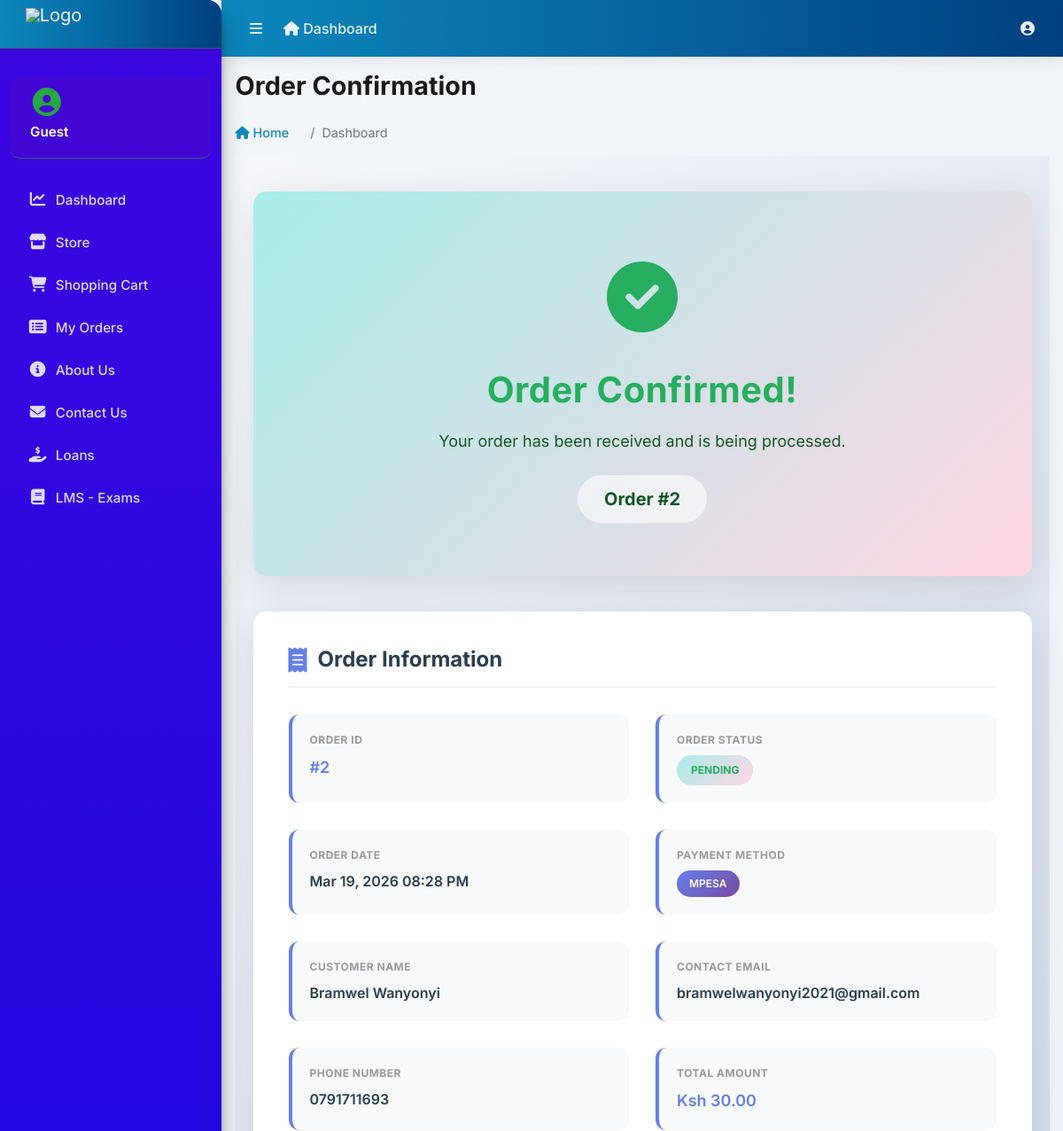
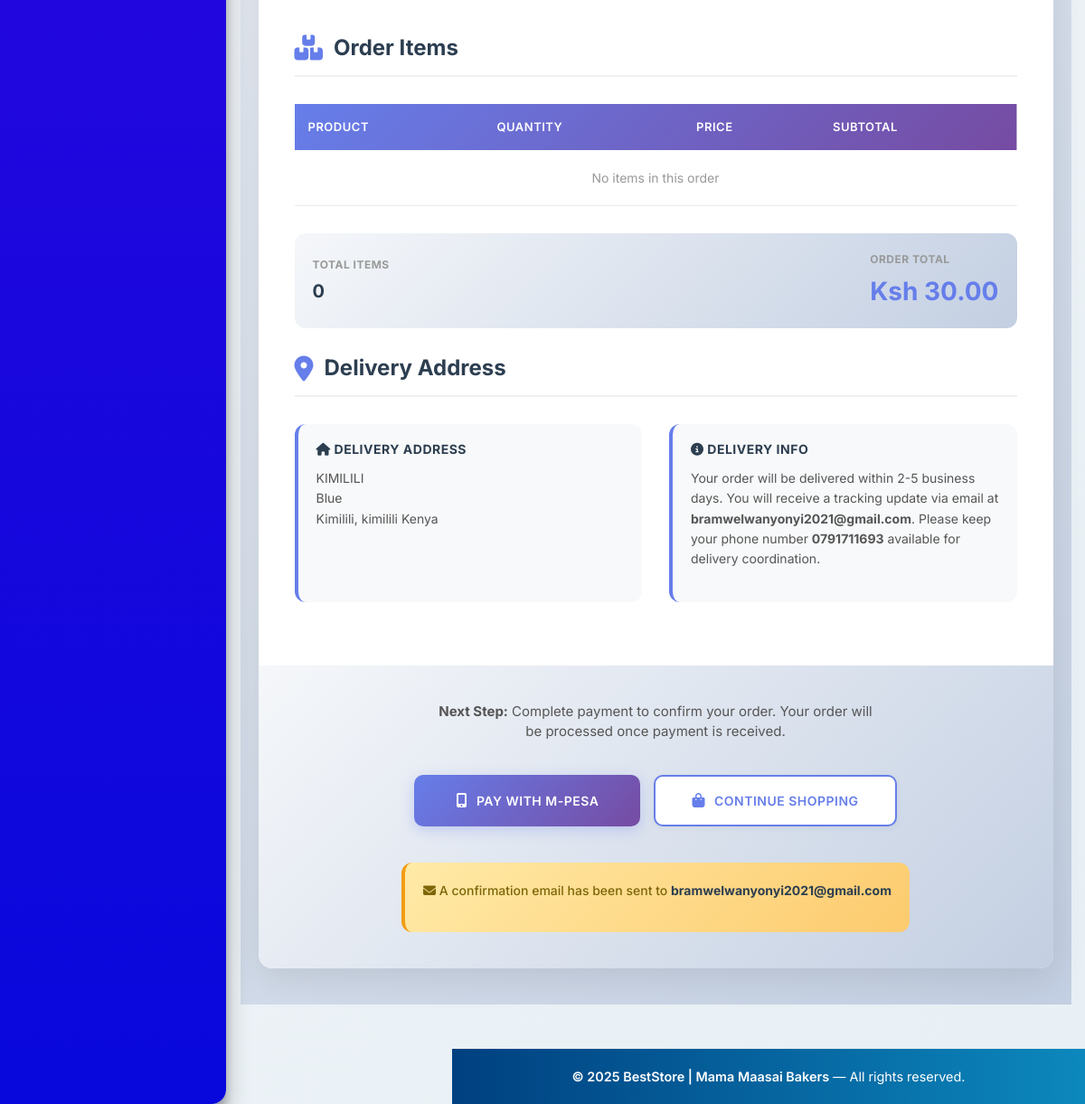
The page /orders/confirmation/2/ on the database its author committed (2 pictures, top to bottom).
### orders/models.py (models this page shows, shortened)
class Order(models.Model):
    STATUS_CHOICES = [
        ('pending', 'Pending'),
        ('processing', 'Processing'),
        ('shipped', 'Shipped'),
        ('delivered', 'Delivered'),
        ('cancelled', 'Cancelled'),
        ('completed', 'Completed'),
    ]
    PAYMENT_CHOICES = [
        ('mpesa', 'M-Pesa'),
        ('card', 'Card'),
        ('bank', 'Bank Transfer'),
        ('cash', 'Cash on Delivery'),
    ]
    user = models.ForeignKey(settings.AUTH_USER_MODEL, on_delete=models.SET_NULL, null=True, blank=True, related_name='orders')
    first_name = models.CharField(max_length=50)
    last_name = models.CharField(max_length=50)
    email = models.EmailField()
    phone = models.CharField(max_length=20)
    address_line_1 = models.CharField(max_length=100)
    address_line_2 = models.CharField(max_length=100, blank=True)
    city = models.CharField(max_length=50)
    state = models.CharField(max_length=50)
    country = models.CharField(max_length=50)
    total_amount = models.DecimalField(max_digits=10, decimal_places=2, default=0)  # Correct field for total amount
    payment_method = models.CharField(max_length=20, choices=PAYMENT_CHOICES, default='mpesa')
    status = models.CharField(max_length=20, choices=STATUS_CHOICES, default='pending')
    order_note = models.TextField(blank=True)
    created_at = models.DateTimeField(auto_now_add=True)
    updated_at = models.DateTimeField(auto_now=True)
    class Meta:
        ordering = ['-created_at']

### orders/views.py (the view)
# urls.py: path('confirmation/<int:order_id>/', views.order_confirmation, name='order_confirmation'),
def order_confirmation(request, order_id):
    order = get_object_or_404(Order, id=order_id)
    context = {
        'order': order,
    }
    return render(request, 'orders/confirmation.html', context)

### carts/context_processors.py (called while the page is built)
def counter(request):
    cart_count = 0
    if 'admin' in request.path:
        return {}
    else:
        try:
            cart = Cart.objects.filter(cart_id=_cart_id(request))
            if request.user.is_authenticated:
                cart_items = CartItem.objects.all().filter(user=request.user)
            else:
                cart_items = CartItem.objects.all().filter(cart=cart[:1])
            for cart_item in cart_items:
                cart_count += cart_item.quantity
        except Cart.DoesNotExist:
            cart_count = 0
    return dict(cart_count=cart_count)

### carts/views.py (called while the page is built)
def _cart_id(request):
    cart = request.session.session_key
    if not cart:
        cart = request.session.create()
    return cart

### category/context_processors.py (called while the page is built)
def menu_links(request):
    links = Category.objects.all()
    return dict(links=links)

### templates/orders/confirmation.html (shortened to what this page needs)
{% extends 'base.html' %}
{% block page_title %}Order Confirmation{% endblock %}
{% load static %}
{% block content %}
<div class="confirmation-wrapper">
    <div class="confirmation-container">
        <div class="success-banner">
            <div class="success-icon">
                <i class="fas fa-check-circle"></i>
            </div>
            <h1>Order Confirmed!</h1>
            <p>Your order has been received and is being processed.</p>
            <div class="order-number-badge">Order #{{ order.id }}</div>
        </div>
        <div class="confirmation-content">
            <div class="order-details-section">
                <h2 class="section-title">
                    <i class="fas fa-receipt"></i>
                    Order Information
                </h2>
                <div class="details-grid">
                    <div class="detail-item">
                        <div class="detail-label">Order ID</div>
                        <div class="detail-value highlight">#{{ order.id }}</div>
                    </div>
                    <div class="detail-item">
                        <div class="detail-label">Order Status</div>
                        <div class="detail-value"><span class="status-badge">{{ order.status|capfirst }}</span></div>
                    </div>
                    <div class="detail-item">
                        <div class="detail-label">Order Date</div>
                        <div class="detail-value">{{ order.created_at|date:"M d, Y h:i A" }}</div>
                    </div>
                    <div class="detail-item">
                        <div class="detail-label">Payment Method</div>
                        <div class="detail-value"><span class="payment-method-badge">{{ order.payment_method|capfirst }}</span></div>
                    </div>
                    <div class="detail-item">
                        <div class="detail-label">Customer Name</div>
                        <div class="detail-value">{{ order.first_name }} {{ order.last_name }}</div>
                    </div>
                    <div class="detail-item">
                        <div class="detail-label">Contact Email</div>
                        <div class="detail-value">{{ order.email }}</div>
                    </div>
                    <div class="detail-item">
                        <div class="detail-label">Phone Number</div>
                        <div class="detail-value">{{ order.phone }}</div>
                    </div>
                    <div class="detail-item">
                        <div class="detail-label">Total Amount</div>
                        <div class="detail-value highlight">Ksh {{ order.total_amount|floatformat:2 }}</div>
                    </div>
                </div>
                <h2 class="section-title" style="margin-top: 40px;">
                    <i class="fas fa-boxes"></i>
                    Order Items
                </h2>
                <table class="order-items-table">
                    <thead>
                        <tr>
                            <th>Product</th>
                            <th>Quantity</th>
                            <th>Price</th>
                            <th>Subtotal</th>
                        </tr>
                    </thead>
                    <tbody>
                        {% for item in order.order_products.all %}
                            <tr>
                                <td>
                                    <div class="item-product">
                                        <img src="{{ item.product.image.url }}" alt="{{ item.product.product_name }}" class="item-image">
                                        <span class="item-name">{{ item.product.product_name }}</span>
                                    </div>
                                </td>
                                <td>{{ item.quantity }}</td>
                                <td>Ksh {{ item.product.price|floatformat:2 }}</td>
                                <td><strong>Ksh {{ item.get_cost|floatformat:2 }}</strong></td>
                            </tr>
                        {% empty %}
                            <tr>
                                <td colspan="4" style="text-align: center; padding: 20px; color: #999;">No items in this order</td>
                            </tr>
                        {% endfor %}
                    </tbody>
                </table>
                <div class="order-summary">
                    <div class="summary-left">
                        <div class="summary-item">
                            <span class="summary-item-label">Total Items</span>
                            <span class="summary-item-value">{{ order.order_products.count }}</span>
                        </div>
                    </div>
                    <div class="summary-item">
                        <span class="summary-item-label">Order Total</span>
                        <span class="summary-item-value total">Ksh {{ order.total_amount|floatformat:2 }}</span>
                    </div>
                </div>
                <h2 class="section-title">
                    <i class="fas fa-map-marker-alt"></i>
                    Delivery Address
                </h2>
                <div class="address-section">
                    <div class="address-card">
                        <h3><i class="fas fa-home"></i> Delivery Address</h3>
                        <p>
                            {{ order.address_line_1 }}<br>
                            {% if order.address_line_2 %}{{ order.address_line_2 }}<br>{% endif %}
                            {{ order.city }}, {{ order.state }} {{ order.country }}
                        </p>
                    </div>
                    <div class="address-card">
                        <h3><i class="fas fa-info-circle"></i> Delivery Info</h3>
                        <p>
                            Your order will be delivered within 2-5 business days. You will receive a tracking update via email at <strong>{{ order.email }}</strong>. Please keep your phone number <strong>{{ order.phone }}</strong> available for delivery coordination.
                        </p>
                    </div>
                </div>
            </div>
            <div class="action-section">
                <div class="action-text">
                    <p><strong>Next Step:</strong> Complete payment to confirm your order. Your order will be processed once payment is received.</p>
                </div>
                <div class="btn-group">
                    <a href="{% url 'orders:mpesa_payment' order.id %}" class="btn-primary">
                        <i class="fas fa-mobile-alt"></i> Pay with M-Pesa
                    </a>
                    <a href="{% url 'store:store' %}" class="btn-secondary">
                        <i class="fas fa-shopping-bag"></i> Continue Shopping
                    </a>
                </div>
                <div class="email-confirmation">
                    <p><i class="fas fa-envelope"></i> A confirmation email has been sent to <strong>{{ order.email }}</strong></p>
                </div>
            </div>
        </div>
    </div>
</div>
{% endblock %}

### templates/base.html (style rules this page uses)
:root { --primary: #0c88bd; --primary-dark: #145c32; --secondary: #004080; --accent: #FF6B35; --light-bg: #f8f9fa; --border-color: #e9ecef; --text-dark: #1a1a1a; --text-muted: #6c757d; --shadow-sm: 0 2px 8px rgba(0,0,0,0.05); --shadow-md: 0 4px 16px rgba(0,0,0,0.08); --shadow-lg: 0 8px 30px rgba(0,0,0,0.1); }
* { font-family: 'Inter', -apple-system, BlinkMacSystemFont, 'Segoe UI', sans-serif; }
html, body { height: 100%; background: linear-gradient(135deg, #f5f7fa 0%, #e8f0f5 100%); color: var(--text-dark); }
body { -webkit-font-smoothing: antialiased; -moz-osx-font-smoothing: grayscale; }
.content h1 { color: var(--text-dark); font-weight: 700; font-size: 1.8rem; }

### rows shown on the page
Order: id "2", status "PENDING", created_at "Mar 19, 2026 08:28 PM", payment_method "MPESA", first_name "Bramwel", last_name "Wanyonyi", email "bramwelwanyonyi2021@gmail.com", phone "0791711693", total_amount "30.00", order_products.count "0", address_line_1 "KIMILILI", address_line_2 "Blue", city "Kimilili", state "kimilili", country "Kenya"

### other values the page prints
{{ user.username|default:"Guest" }} "Guest"
